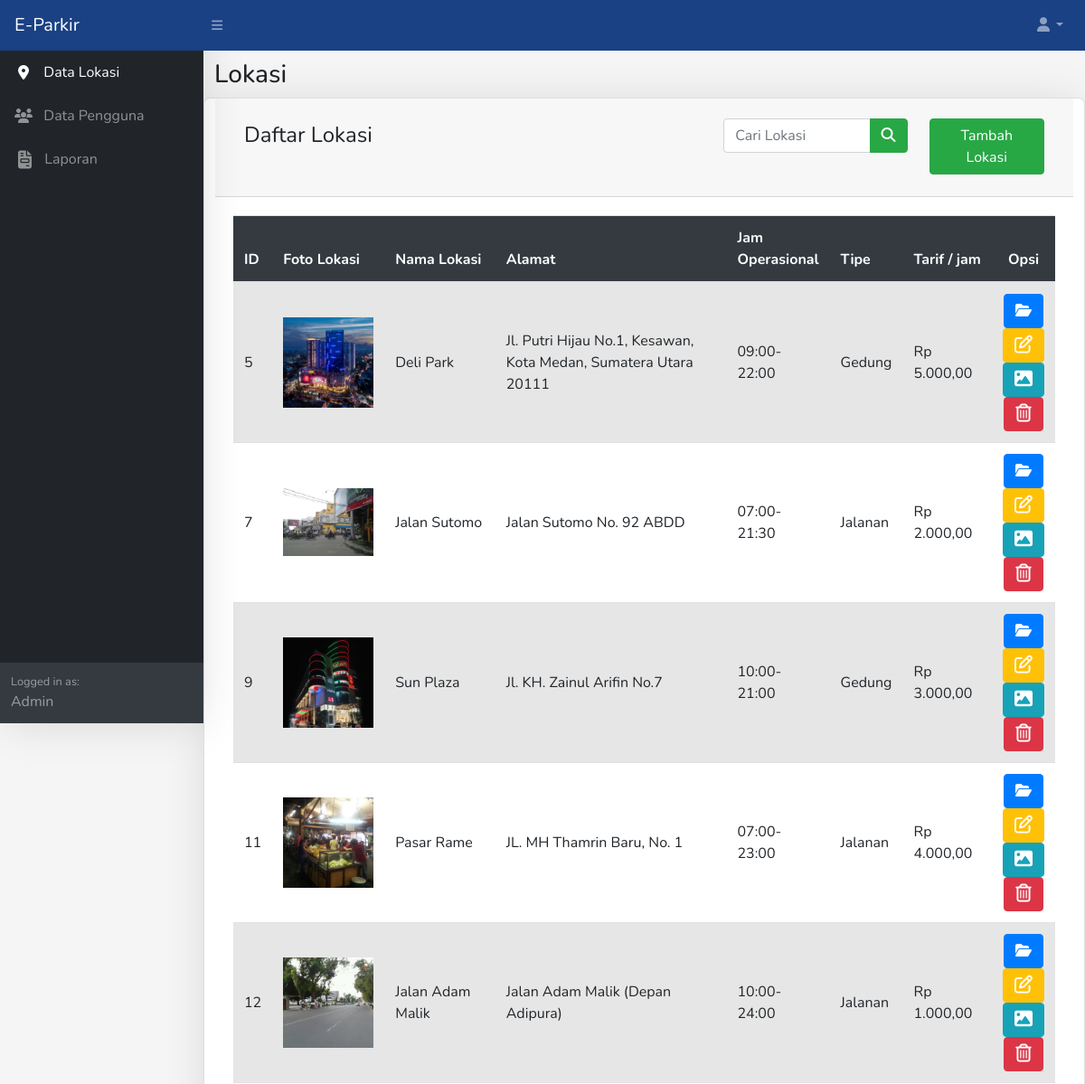
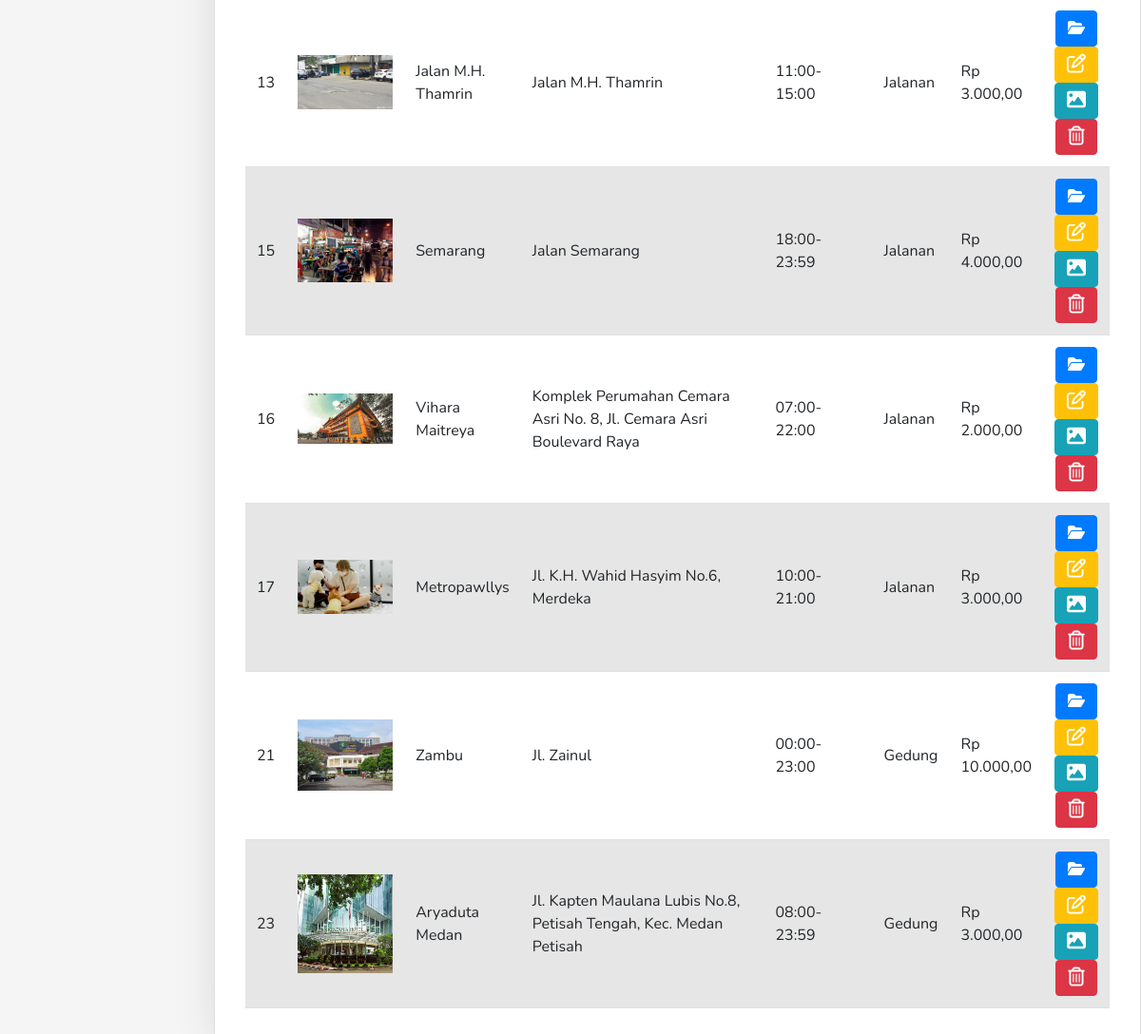
Screenshot of /page-admin/data-lokasi.php (signed in) with the database file from the repository (2 pictures, top to bottom).
### tables this page shows
CREATE TABLE `lokasi` (
  `id_lokasi` int(10) NOT NULL,
  `nama_lokasi` varchar(100) NOT NULL,
  `alamat` varchar(1000) NOT NULL,
  `jam_operasional` varchar(100) NOT NULL,
  `tipe` varchar(50) NOT NULL,
  `tarif` int(20) NOT NULL,
  `foto_lokasi` varchar(1000) NOT NULL DEFAULT 'nopic.png'
);

### page-admin/data-lokasi.php (the view, shortened to what this page needs)
<?php include "../function.php" ?>
<!DOCTYPE html>
<html lang="en">
<?php include "../component-admin/head.php" ?>
<body class="sb-nav-fixed">
    <?php include "../component-admin/navbar.php" ?>
    <div id="layoutSidenav">
        <?php include "../component-admin/sidebar.php" ?>
        <div id="layoutSidenav_content">
            <div class="row">
                <h3>Lokasi</h3>
                <div class="card col-12 mx-auto">
                    <div class="card-header">
                        <div class="card-title mt-2">
                            <div class="row">
                                <div class="col-7">
                                    <span class="title">Daftar Lokasi</span>
                                </div>
                                <div class="col-3">
                                    <form method="POST">
                                        <div class="input-group">
                                            <input type="search" id="nama_lokasi" name="nama_lokasi" class="form-control" placeholder="Cari Lokasi" autocomplete="off"/>
                                            <button name="cariNamaLokasi" class="btn btn-success" type="submit">
                                                <i class="fas fa-search"></i>
                                            </button>
                                        </div>
                                    </form>
                                </div>
                                <div class="col-2">
                                    <button type="button" class="btn btn-success" data-bs-toggle="modal" data-bs-target="#tambahLokasi">Tambah Lokasi</button>
                                </div>
                            </div>
                        </div>
                    </div>
                    <div class="card-body">
                        <table class="table table-striped table-hover">
                            <thead class="bg-dark text-white">
                                <tr>
                                    <th>ID</th>
                                    <th>Foto Lokasi</th>
                                    <th>Nama Lokasi</th>
                                    <th style="width: 300px;">Alamat</th>
                                    <th>Jam Operasional</th>
                                    <th>Tipe</th>
                                    <th>Tarif / jam</th>
                                    <th class="text-center">Opsi</th>
                                </tr>
                            </thead>
                            <tbody>
                                <?php
                                $nama_lokasi = empty($_REQUEST['nama_lokasi']) ? "" : $_REQUEST['nama_lokasi'];
                                $selectLokasi = mysqli_query($conn, "SELECT * FROM lokasi WHERE nama_lokasi LIKE '%$nama_lokasi%'");
                                while($row = mysqli_fetch_assoc($selectLokasi)){
                                ?>
                                <tr>
                                    <td class="align-middle"><?= $row['id_lokasi'];?></td>
                                    <td class="align-middle"><img src="../img/location/<?= $row['foto_lokasi'];?>" style="width: 100px;"></td>
                                    <td class="align-middle"><?= $row['nama_lokasi'];?></td>
                                    <td class="align-middle"><?= $row['alamat'];?></td>
                                    <td class="align-middle"><?= $row['jam_operasional'];?></td>
                                    <td class="align-middle"><?= ucwords($row['tipe']);?></td>
                                    <td class="align-middle"><?= "Rp " . number_format($row['tarif'], 2, ",", ".");?></td>
                                    <td class="align-middle text-center">
                                        <a role="button" class="btn btn-primary" href="detail-lokasi.php?id_lokasi=<?= $row['id_lokasi'];?>">
                                            <i class="fa-solid fa-folder-open"></i>
                                        </a>
                                        <button type="button" class="btn btn-warning" data-bs-toggle="modal" data-bs-target="#editLokasi<?= $row['id_lokasi'];?>">
                                            <i class="fa-regular fa-pen-to-square fa-lg" style="color: #fff"></i>
                                        </button>
                                        <button type="button" class="btn btn-info" data-bs-toggle="modal" data-bs-target="#uploadLokasi<?= $row['id_lokasi'];?>">
                                            <i class="fa-solid fa-image fa-lg" style="color: #fff"></i>
                                        </button>
                                        <button type="button" class="btn btn-danger" data-bs-toggle="modal" data-bs-target="#hapusLokasi<?= $row['id_lokasi'];?>">
                                            <i class="far fa-trash-alt fa-lg"></i>
                                        </button>
                                    </td>
                                </tr>
                                <?php
                                }
                                ?>
                            </tbody>
                        </table>
                    </div>
                </div>
            </div>
        </div>
    </div>
</body>
</html>

### component-admin/head.php (shortened to what this page needs)
<head>
    <link href="https://cdn.jsdelivr.net/npm/bootstrap@5.2.3/dist/css/bootstrap.min.css" rel="stylesheet">
    <link href="https://cdn.datatables.net/1.10.20/css/dataTables.bootstrap4.min.css" rel="stylesheet" />
    <link href="../css/styles.css" rel="stylesheet"/>
    <link href="../css/style2.css" rel="stylesheet"/>
    <link rel="stylesheet" href="https://cdnjs.cloudflare.com/ajax/libs/font-awesome/6.3.0/css/all.min.css" />
</head>

### component-admin/navbar.php (shortened to what this page needs)
<nav class="sb-topnav navbar navbar-expand navbar-dark bg-theme">
    <a class="navbar-brand" href="../page-admin/data-lokasi.php">E-Parkir</a>
    <button class="btn btn-link btn-sm order-1 order-lg-0" id="sidebarToggle" href="#"><i class="fas fa-bars"></i></button>
    <ul class="navbar-nav ml-auto ml-md-0">
        <li class="nav-item dropdown">
            <a class="nav-link dropdown-toggle" id="userDropdown" href="#" role="button" data-toggle="dropdown" aria-haspopup="true" aria-expanded="false"><i class="fas fa-user fa-fw"></i></a>
        </li>
    </ul>
</nav>

### component-admin/sidebar.php
<div id="layoutSidenav_nav">
    <nav class="sb-sidenav accordion sb-sidenav-dark" id="sidenavAccordion">
        <div class="sb-sidenav-menu">
            <ul class="nav">
                <a class="nav-link" href="../page-admin/data-lokasi.php">
                <i class="fa-solid fa-location-dot pl-1 mr-2"></i>
                    &nbsp;&nbsp;Data Lokasi
                </a>
                <a class="nav-link" href="../page-admin/data-pengguna.php">
                <i class="fa-solid fa-users mr-1"></i>
                    &nbsp;&nbsp;Data Pengguna
                </a>
                <a class="nav-link collapsed" href="../page-admin/laporan.php">
                <i class="fa-solid fa-file-invoice fa-lg pl-1" style="width: 25px"></i>
                    &nbsp;&nbsp;Laporan
                </a>
            </ul>
        </div>
        <div class="sb-sidenav-footer">
            <div class="small">Logged in as:</div>
            Admin
        </div>
    </nav>
</div>

### css/style2.css (style rules this page uses)
* { margin:0; padding:0; }
.container:before, .container:after, .row:before, .row:after { content: ""; display:table; }
.container:after, .row:after { clear:both; }
.row { clear: both; margin: 10px 0; }

### component-admin/head.php (style rules this page uses)
body { font-family: Nunito; background: #F5F5F5; }
.bg-theme { background: #194184; }
.card, .sb-sidenav { box-shadow: 1px 3px 48px -7px rgba(0,0,0,0.15); -webkit-box-shadow: 1px 3px 48px -7px rgba(0,0,0,0.15); -moz-box-shadow: 1px 3px 48px -7px rgba(0,0,0,0.15); }
.card { border-radius: 7px; }
.card-title .title { font-size: 24px; }

### rows the page displays
lokasi: id_lokasi "5", foto_lokasi (picture), nama_lokasi "Deli Park", alamat "Jl. Putri Hijau No.1, Kesawan, Kota Medan, Sumatera Utara 20111", jam_operasional "09:00-22:00", tipe "Gedung", tarif "5.000,00"
lokasi: id_lokasi "7", foto_lokasi (picture), nama_lokasi "Jalan Sutomo", alamat "Jalan Sutomo No. 92 ABDD", jam_operasional "07:00-21:30", tipe "Jalanan", tarif "2.000,00"
lokasi: id_lokasi "9", foto_lokasi (picture), nama_lokasi "Sun Plaza", alamat "Jl. KH. Zainul Arifin No.7", jam_operasional "10:00-21:00", tipe "Gedung", tarif "3.000,00"
lokasi: id_lokasi "11", foto_lokasi (picture), nama_lokasi "Pasar Rame", alamat "JL. MH Thamrin Baru, No. 1", jam_operasional "07:00-23:00", tipe "Jalanan", tarif "4.000,00"
lokasi: id_lokasi "12", foto_lokasi (picture), nama_lokasi "Jalan Adam Malik", alamat "Jalan Adam Malik (Depan Adipura)", jam_operasional "10:00-24:00", tipe "Jalanan", tarif "1.000,00"
lokasi: id_lokasi "13", foto_lokasi (picture), nama_lokasi "Jalan M.H. Thamrin", alamat "Jalan M.H. Thamrin", jam_operasional "11:00-15:00", tipe "Jalanan", tarif "3.000,00"
lokasi: id_lokasi "15", foto_lokasi (picture), nama_lokasi "Semarang", alamat "Jalan Semarang", jam_operasional "18:00-23:59", tipe "Jalanan", tarif "4.000,00"
lokasi: id_lokasi "16", foto_lokasi (picture), nama_lokasi "Vihara Maitreya", alamat "Komplek Perumahan Cemara Asri No. 8, Jl. Cemara Asri Boulevard Raya", jam_operasional "07:00-22:00", tipe "Jalanan", tarif "2.000,00"
lokasi: id_lokasi "17", foto_lokasi (picture), nama_lokasi "Metropawllys", alamat "Jl. K.H. Wahid Hasyim No.6, Merdeka", jam_operasional "10:00-21:00", tipe "Jalanan", tarif "3.000,00"
lokasi: id_lokasi "21", foto_lokasi (picture), nama_lokasi "Zambu", alamat "Jl. Zainul", jam_operasional "00:00-23:00", tipe "Gedung", tarif "10.000,00"
lokasi: id_lokasi "23", foto_lokasi (picture), nama_lokasi "Aryaduta Medan", alamat "Jl. Kapten Maulana Lubis No.8, Petisah Tengah, Kec. Medan Petisah", jam_operasional "08:00-23:59", tipe "Gedung", tarif "3.000,00"
